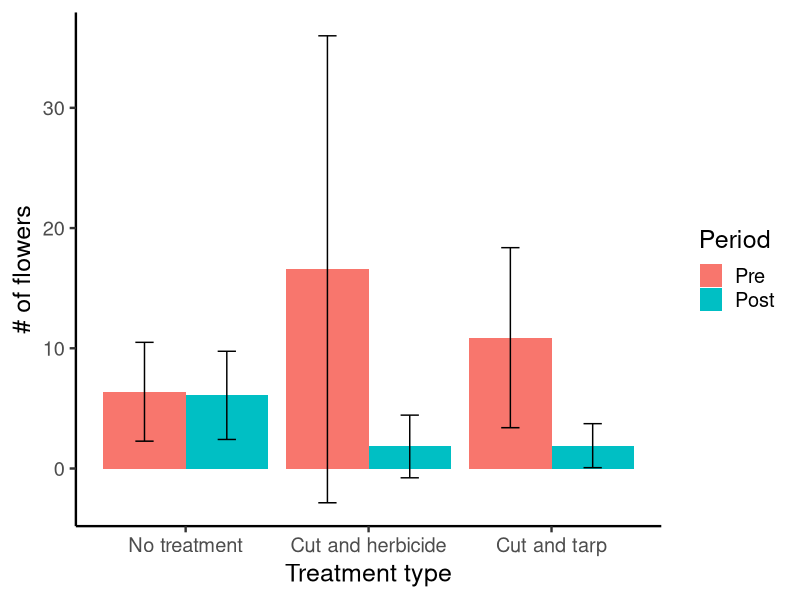
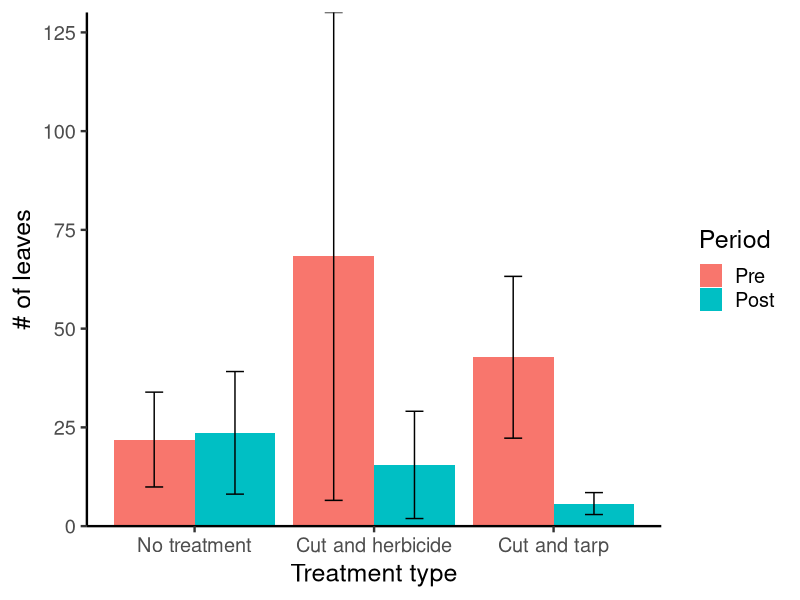
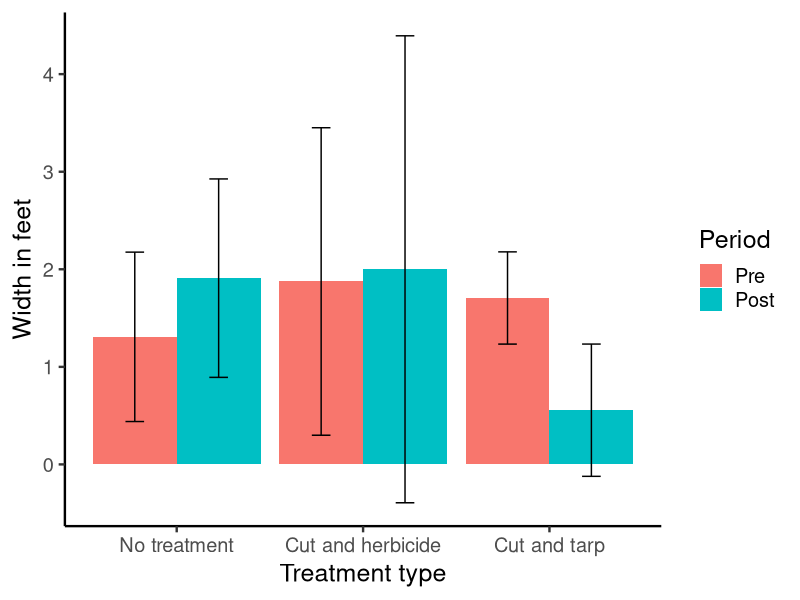
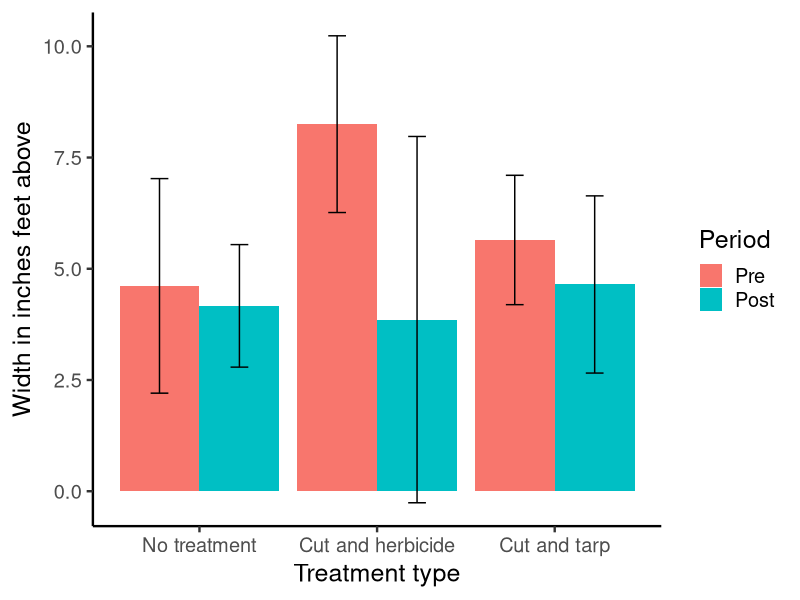
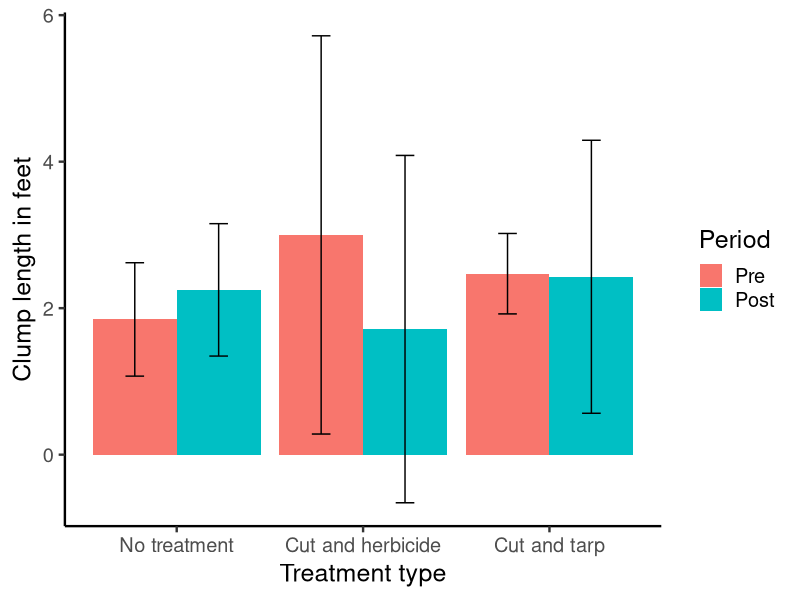
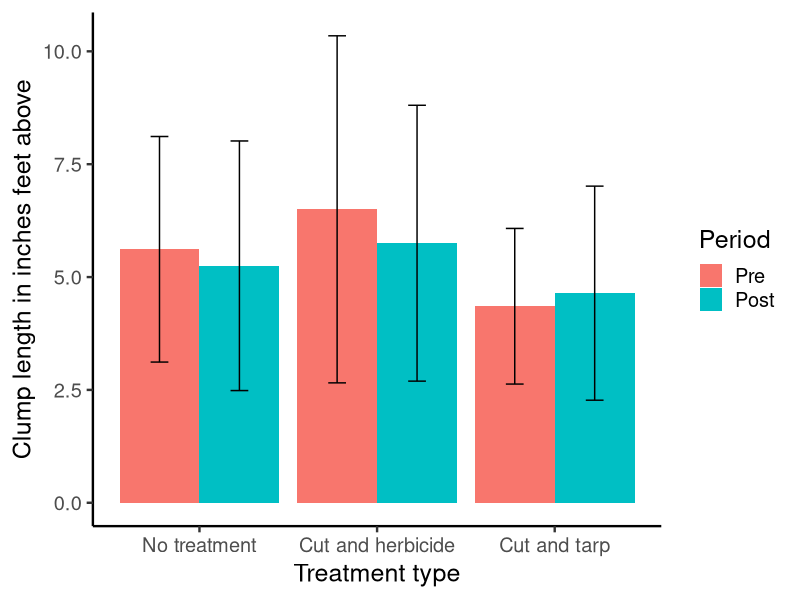

Source code (R) for these figures, in order:
## ---- chunk 1
knitr::opts_chunk$set(echo = TRUE)

options(width=400)
## ---- chunk 2
library(tidyverse)
library(lme4)
library(car)
library(emmeans)
library(ggplot2)
library(Hmisc)
library(emmeans)

## ---- chunk 3
YFIdata<-read.csv("YFIdata_cleaned.csv",header=T)
YFIdata_NAomit<-YFIdata[!(rowSums(is.na(YFIdata)) > ncol(YFIdata)*.2),]
n_occur <- data.frame(table(YFIdata_NAomit$plot_number_tag_number))
n_occur_2<-n_occur[n_occur$Freq==2,]
YFIdata_NAomit_onlypaired<-YFIdata_NAomit[YFIdata_NAomit$plot_number_tag_number %in% n_occur_2$Var1,]
YFIdata_NAomit_onlypaired$treatment_type<-factor(YFIdata_NAomit_onlypaired$treatment_type,levels = c("No treatment","Cut and herbicide","Cut and tarp"))
YFIdata_NAomit_onlypaired$Period<-factor(YFIdata_NAomit_onlypaired$Period,levels = c("Pre","Post"))
summary(factor(paste0(YFIdata_NAomit_onlypaired$treatment_type,YFIdata_NAomit_onlypaired$Period)))
## ---- chunk 4
numflowstalk<-lmer(number_of_flower_stalks_in_clump~treatment_type*Period+(1|plot_number_tag_number),YFIdata_NAomit_onlypaired)
numleaves<-lmer(number_of_leaves_in_clump~treatment_type*Period+(1|plot_number_tag_number),YFIdata_NAomit_onlypaired)
widthft<-lmer(width_in_feet~treatment_type*Period+(1|plot_number_tag_number),YFIdata_NAomit_onlypaired)
widthabove<-lmer(width_in_inches_feet_above~treatment_type*Period+(1|plot_number_tag_number),YFIdata_NAomit_onlypaired)
clumplength<-lmer(clump_length_in_feet_~treatment_type*Period+(1|plot_number_tag_number),YFIdata_NAomit_onlypaired)
clumplengthabove<-lmer(clump_length_inches_feet_above~treatment_type*Period+(1|plot_number_tag_number),YFIdata_NAomit_onlypaired)
## ---- chunk 5
Anova(numflowstalk,type=3)
Anova(numleaves,type=3)
Anova(widthft,type=3)
Anova(widthabove,type=3)
Anova(clumplength,type=3)
Anova(clumplengthabove,type=3)
## ---- chunk 6
emmeans(numleaves, list(pairwise ~ treatment_type*Period), adjust = "tukey")
emmeans(widthft, list(pairwise ~ treatment_type*Period), adjust = "tukey")

## ---- chunk 7

ggplot(data=YFIdata_NAomit_onlypaired, aes(x=treatment_type, y=number_of_flower_stalks_in_clump, fill=Period)) + 
  stat_summary(fun.y = mean, geom = "bar", position = "dodge") + 
  stat_summary(fun.data = mean_cl_normal, geom = "errorbar", position = position_dodge(width = 0.90), width = 0.2)+
  theme_classic(base_size=18)+xlab("Treatment type")+ylab("# of flowers")

ggplot(data=YFIdata_NAomit_onlypaired, aes(x=treatment_type, y=number_of_leaves_in_clump, fill=Period)) + 
  stat_summary(fun.y = mean, geom = "bar", position = "dodge") + 
  stat_summary(fun.data = mean_cl_normal, geom = "errorbar", position = position_dodge(width = 0.90), width = 0.2)+
  theme_classic(base_size=18)+scale_y_continuous(expand=c(0,0))+xlab("Treatment type")+ylab("# of leaves")

ggplot(data=YFIdata_NAomit_onlypaired, aes(x=treatment_type, y=width_in_feet, fill=Period)) + 
  stat_summary(fun.y = mean, geom = "bar", position = "dodge") + 
  stat_summary(fun.data = mean_cl_normal, geom = "errorbar", position = position_dodge(width = 0.90), width = 0.2)+
  theme_classic(base_size=18)+xlab("Treatment type")+ylab("Width in feet")

ggplot(data=YFIdata_NAomit_onlypaired, aes(x=treatment_type, y=width_in_inches_feet_above, fill=Period)) + 
  stat_summary(fun.y = mean, geom = "bar", position = "dodge") + 
  stat_summary(fun.data = mean_cl_normal, geom = "errorbar", position = position_dodge(width = 0.90), width = 0.2)+
  theme_classic(base_size=18)+xlab("Treatment type")+ylab("Width in inches feet above")

ggplot(data=YFIdata_NAomit_onlypaired, aes(x=treatment_type, y=clump_length_in_feet_, fill=Period)) + 
  stat_summary(fun.y = mean, geom = "bar", position = "dodge") + 
  stat_summary(fun.data = mean_cl_normal, geom = "errorbar", position = position_dodge(width = 0.90), width = 0.2)+
  theme_classic(base_size=18)+xlab("Treatment type")+ylab("Clump length in feet")

ggplot(data=YFIdata_NAomit_onlypaired, aes(x=treatment_type, y=clump_length_inches_feet_above, fill=Period)) + 
  stat_summary(fun.y = mean, geom = "bar", position = "dodge") + 
  stat_summary(fun.data = mean_cl_normal, geom = "errorbar", position = position_dodge(width = 0.90), width = 0.2)+
  theme_classic(base_size=18)+xlab("Treatment type")+ylab("Clump length in inches feet above")
